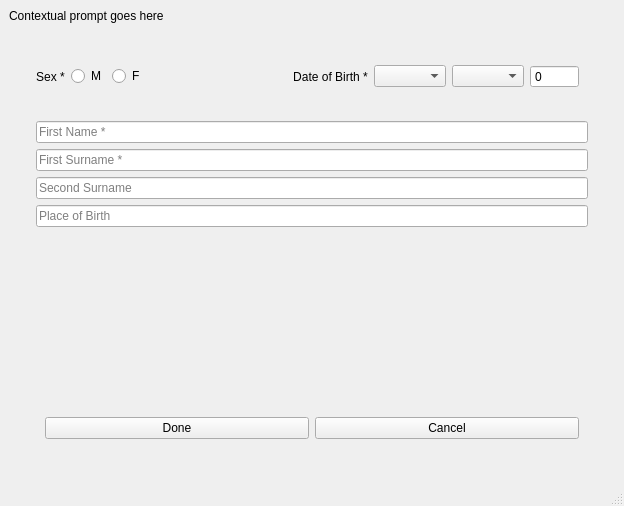
<?xml version="1.0" encoding="UTF-8"?>
<ui version="4.0">
 <class>personinputscreen</class>
 <widget class="QMainWindow" name="personinputscreen">
  <property name="windowModality">
   <enum>Qt::WindowModality::ApplicationModal</enum>
  </property>
  <property name="geometry">
   <rect>
    <x>0</x>
    <y>0</y>
    <width>624</width>
    <height>506</height>
   </rect>
  </property>
  <property name="font">
   <font>
    <family>.AppleSystemUIFont</family>
   </font>
  </property>
  <property name="windowTitle">
   <string>Input Personal Information</string>
  </property>
  <widget class="QWidget" name="centralwidget">
   <layout class="QVBoxLayout" name="verticalLayout">
    <item>
     <widget class="QLabel" name="lab_contextual">
      <property name="text">
       <string>Contextual prompt goes here</string>
      </property>
     </widget>
    </item>
    <item>
     <widget class="QWidget" name="widget_sex_and_dob" native="true">
      <layout class="QHBoxLayout" name="horizontalLayout">
       <item>
        <widget class="QWidget" name="widget_sex" native="true">
         <layout class="QVBoxLayout" name="verticalLayout_2">
          <item>
           <widget class="QWidget" name="widget_radiobuttons" native="true">
            <layout class="QHBoxLayout" name="horizontalLayout_2">
             <item>
              <widget class="QLabel" name="label">
               <property name="frameShape">
                <enum>QFrame::Shape::NoFrame</enum>
               </property>
               <property name="text">
                <string>Sex *</string>
               </property>
               <property name="alignment">
                <set>Qt::AlignmentFlag::AlignCenter</set>
               </property>
              </widget>
             </item>
             <item>
              <widget class="QRadioButton" name="rb_male">
               <property name="text">
                <string>M</string>
               </property>
              </widget>
             </item>
             <item>
              <widget class="QRadioButton" name="rb_female">
               <property name="text">
                <string>F</string>
               </property>
              </widget>
             </item>
             <item>
              <spacer name="horizontalSpacer">
               <property name="orientation">
                <enum>Qt::Orientation::Horizontal</enum>
               </property>
               <property name="sizeHint" stdset="0">
                <size>
                 <width>40</width>
                 <height>20</height>
                </size>
               </property>
              </spacer>
             </item>
             <item>
              <widget class="QWidget" name="widget_3" native="true">
               <layout class="QHBoxLayout" name="horizontalLayout_4">
                <item>
                 <widget class="QLabel" name="label_2">
                  <property name="text">
                   <string>Date of Birth *</string>
                  </property>
                  <property name="alignment">
                   <set>Qt::AlignmentFlag::AlignCenter</set>
                  </property>
                 </widget>
                </item>
                <item>
                 <widget class="QComboBox" name="cb_day"/>
                </item>
                <item>
                 <widget class="QComboBox" name="cb_month"/>
                </item>
                <item>
                 <widget class="QSpinBox" name="sp_year">
                  <property name="buttonSymbols">
                   <enum>QAbstractSpinBox::ButtonSymbols::NoButtons</enum>
                  </property>
                  <property name="minimum">
                   <number>-10000</number>
                  </property>
                  <property name="maximum">
                   <number>3000</number>
                  </property>
                  <property name="value">
                   <number>0</number>
                  </property>
                 </widget>
                </item>
               </layout>
              </widget>
             </item>
            </layout>
           </widget>
          </item>
          <item>
           <widget class="QWidget" name="widget" native="true">
            <layout class="QVBoxLayout" name="verticalLayout_4">
             <item>
              <widget class="QLineEdit" name="le_name">
               <property name="placeholderText">
                <string>First Name *</string>
               </property>
              </widget>
             </item>
             <item>
              <widget class="QLineEdit" name="le_first_last">
               <property name="placeholderText">
                <string>First Surname *</string>
               </property>
              </widget>
             </item>
             <item>
              <widget class="QLineEdit" name="le_second_last">
               <property name="placeholderText">
                <string>Second Surname</string>
               </property>
              </widget>
             </item>
             <item>
              <widget class="QLineEdit" name="le_pob">
               <property name="placeholderText">
                <string>Place of Birth</string>
               </property>
              </widget>
             </item>
             <item>
              <spacer name="verticalSpacer">
               <property name="orientation">
                <enum>Qt::Orientation::Vertical</enum>
               </property>
               <property name="sizeHint" stdset="0">
                <size>
                 <width>20</width>
                 <height>40</height>
                </size>
               </property>
              </spacer>
             </item>
             <item>
              <widget class="QWidget" name="widget_2" native="true">
               <layout class="QHBoxLayout" name="horizontalLayout_3">
                <item>
                 <widget class="QPushButton" name="pb_done">
                  <property name="text">
                   <string>Done</string>
                  </property>
                 </widget>
                </item>
                <item>
                 <widget class="QPushButton" name="pb_clear">
                  <property name="text">
                   <string>Cancel</string>
                  </property>
                 </widget>
                </item>
               </layout>
              </widget>
             </item>
            </layout>
           </widget>
          </item>
         </layout>
        </widget>
       </item>
      </layout>
     </widget>
    </item>
   </layout>
  </widget>
  <widget class="QMenuBar" name="menubar">
   <property name="geometry">
    <rect>
     <x>0</x>
     <y>0</y>
     <width>624</width>
     <height>36</height>
    </rect>
   </property>
  </widget>
  <widget class="QStatusBar" name="statusbar"/>
 </widget>
 <resources/>
 <connections/>
</ui>
